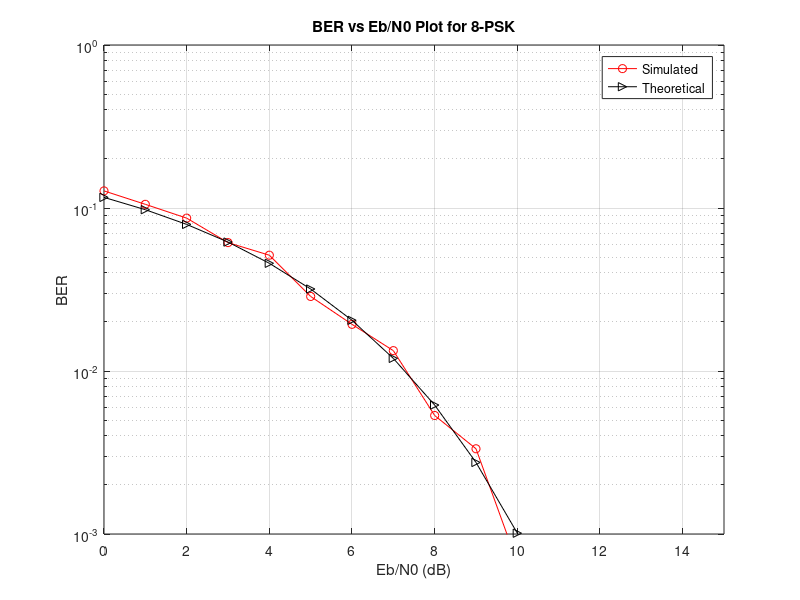

Write MATLAB code to recreate this figure.
clc;
clear all; close all;
pkg load communications;
N = 3000; % Number of bits to be transmitted using *-PSK
% Too large value may slow down the program
x = randi([0,1],1,N); % Random input bits generation
M = 8; % Number of Symbols in 8-PSK

% Symbol Generation
yy = [];
for i=1:3:length(x)
if x(i)==0 && x(i+1)==0 & x(i+2)==0 y = cosd(0)+1j*sind(0);
elseif x(i)==0 && x(i+1)==0 & x(i+2)==1 y = cosd(45)+1j*sind(45);
elseif x(i)==0 && x(i+1)==1 & x(i+2)==1 y = cosd(90)+1j*sind(90);
elseif x(i)==0 && x(i+1)==1 & x(i+2)==0 y = cosd(135)+1j*sind(135);
elseif x(i)==1 && x(i+1)==1 & x(i+2)==0 y = cosd(180)+1j*sind(180);
elseif x(i)==1 && x(i+1)==1 & x(i+2)==1 y = cosd(225)+1j*sind(225);
elseif x(i)==1 && x(i+1)==0 & x(i+2)==1 y = cosd(270)+1j*sind(270);
elseif x(i)==1 && x(i+1)==0 & x(i+2)==0 y = cosd(315)+1j*sind(315);
endif;
% Transmitted Symbols
yy = [yy y];
endfor;

% Detection based on euclidean distance
ber_simulated = [];
ber_theoretical = [];
ref_symbols = [cosd(0)+1j*sind(0), cosd(45)+1j*sind(45), cosd(90)+1j*sind(90), cosd(135)+1j*sind(135), cosd(180)+1j*sind(180) cosd(225)+1j*sind(225) cosd(270)+1j*sind(270) cosd(315)+1j*sind(315)];
for EbN0db = 0:15
EbN0 = 10^(EbN0db/10);
n = (1/sqrt(2))*[randn(1,length(yy)) + 1j*randn(1,length(yy))];
sigma = sqrt(1/((log2(M))*EbN0)); % Symbol energy is normalized to Unity

r = yy + sigma*n;

% Calculation of Euclidian Distances of received symbols from reference symobols
min_dist_index = [];
for i=1:length(r);
   Dist = [];
for k=1:length(ref_symbols)
dist=sqrt((real(r(i))-real(ref_symbols(k)))^2 +(imag(r(i))-imag(ref_symbols(k)))^2);
Dist = [Dist dist];
endfor;
min_dist_index = [min_dist_index find(Dist==min(Dist))];
endfor;

% Estimation of Bits
x_estimated = [];
for i=1:length(r)
if ref_symbols(min_dist_index(i))== cosd(0)+1j*sind(0);
x_estimated = [x_estimated 0 0 0];
elseif ref_symbols(min_dist_index(i))== cosd(45)+1j*sind(45);
x_estimated = [x_estimated 0 0 1];
elseif ref_symbols(min_dist_index(i))== cosd(90)+1j*sind(90);
x_estimated = [x_estimated 0 1 1];
elseif ref_symbols(min_dist_index(i))== cosd(135)+1j*sind(135);
x_estimated = [x_estimated 0 1 0];
elseif ref_symbols(min_dist_index(i))== cosd(180)+1j*sind(180);
x_estimated = [x_estimated 1 1 0];
elseif ref_symbols(min_dist_index(i))== cosd(225)+1j*sind(225);
x_estimated = [x_estimated 1 1 1];
elseif ref_symbols(min_dist_index(i))== cosd(270)+1j*sind(270);
x_estimated = [x_estimated 1 0 1];
elseif ref_symbols(min_dist_index(i))== cosd(315)+1j*sind(315);
x_estimated = [x_estimated 1 0 0];
endif;
endfor;

% BER Computation
ber_simulated =[ber_simulated sum(x~=x_estimated)/N];
ber_theoretical = [ber_theoretical (1/log2(M))*erfc(sqrt(3*EbN0)*sind(180/M))];
endfor;
EbN0db = 0:15;

% BER Plotting
semilogy(EbN0db, ber_simulated, 'ro-', EbN0db, ber_theoretical, 'k>-');
title('BER vs Eb/N0 Plot for 8-PSK');
xlabel('Eb/N0 (dB)');
ylabel('BER');
grid on;
legend('Simulated', 'Theoretical');
axis([0 15 10^-3 10^0]);

